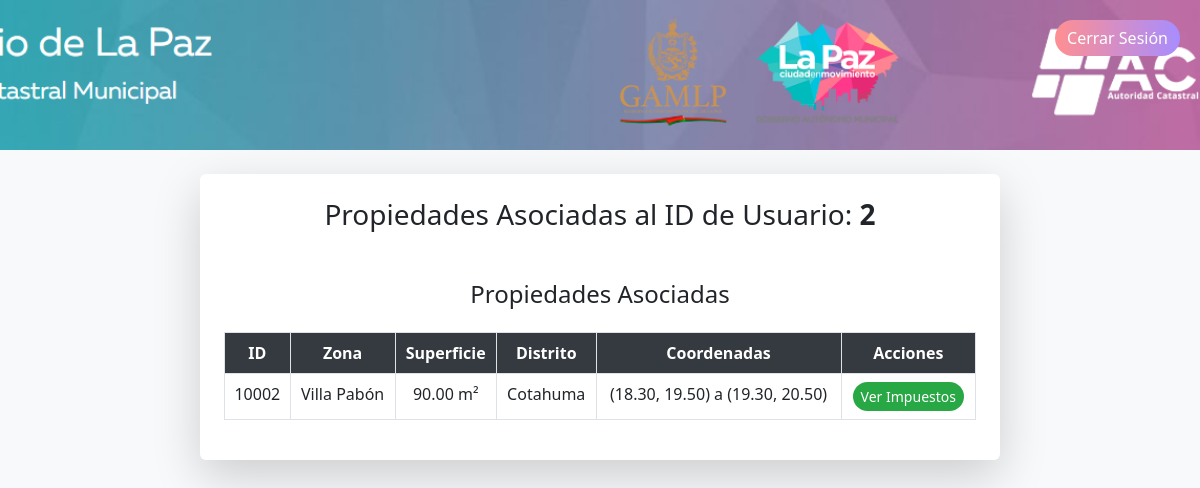
Screenshot of /Ejercicio4/catastro.php (signed in) with the database file from the repository.
### tables this page shows
CREATE TABLE `propiedad` (
  `id` int(11) NOT NULL,
  `zona` varchar(100) DEFAULT NULL,
  `xini` decimal(10,2) DEFAULT NULL,
  `yini` decimal(10,2) DEFAULT NULL,
  `xfin` decimal(10,2) DEFAULT NULL,
  `yfin` decimal(10,2) DEFAULT NULL,
  `superficie` decimal(10,2) DEFAULT NULL,
  `distrito` varchar(50) DEFAULT NULL,
  `id_propietario` int(11) DEFAULT NULL
);

### Ejercicio4/catastro.php (the view, shortened to what this page needs)
<?php
include 'db.php';
$id_persona = $_SESSION['id_persona'];
$properties = [];
$sql = "SELECT * FROM propiedad WHERE id_propietario='$id_persona'";
$result = $conn->query($sql);
if ($result->num_rows > 0) {
    while ($row = $result->fetch_assoc()) {
        $properties[] = $row;
    }
} else {
    $no_properties = true;
}
?>
<!DOCTYPE html>
<html>
<head>
    <link href="https://cdn.jsdelivr.net/npm/bootstrap@5.3.0/dist/css/bootstrap.min.css" rel="stylesheet">
</head>
<body>
    <div class="header-image">
        <a href="logout.php" class="btn btn-back">Cerrar Sesión</a>
    </div>
    <div class="container text-center p-4 shadow-lg rounded bg-white mt-4">
        <h3 class="mb-4">Propiedades Asociadas al ID de Usuario: <strong><?= $id_persona ?></strong></h3>
        <?php if (!empty($properties)) { ?>
            <h4 class="mt-5">Propiedades Asociadas</h4>
            <table class="table table-hover table-bordered mt-4">
                <thead>
                    <tr>
                        <th>ID</th>
                        <th>Zona</th>
                        <th>Superficie</th>
                        <th>Distrito</th>
                        <th>Coordenadas</th>
                        <th>Acciones</th>
                    </tr>
                </thead>
                <tbody>
                    <?php foreach ($properties as $property) { ?>
                        <tr>
                            <td><?= $property['id'] ?></td>
                            <td><?= $property['zona'] ?></td>
                            <td><?= $property['superficie'] ?> m²</td>
                            <td><?= $property['distrito'] ?></td>
                            <td>(<?= $property['xini'] ?>, <?= $property['yini'] ?>) a (<?= $property['xfin'] ?>, <?= $property['yfin'] ?>)</td>
                            <td>
                                <form action="http://localhost:8080/ejercicio4/servlet" method="post" class="hidden-form">
                                    <button type="submit" class="btn btn-success btn-sm">Ver Impuestos</button>
                                </form>
                            </td>
                        </tr>
                    <?php } ?>
                </tbody>
            </table>
        <?php } ?>
    </div>
</body>
</html>

### Ejercicio4/catastro.php (style rules this page uses)
body { background-color: #f8f9fa; }
.header-image { position: relative; width: 100%; height: 150px; background: url('imagenes/catastro.png') no-repeat center center; background-size: cover; }
.btn-back { position: absolute; top: 20px; right: 20px; background: linear-gradient(90deg, #ff8f91 0%, #a78dff 100%); color: white; border: none; border-radius: 20px; }
.table thead th { background-color: #343a40; color: white; }
.container { max-width: 800px; }
.btn-success { background: #28a745; border: none; border-radius: 20px; }
.hidden-form { display: inline; }

### rows the page displays
propiedad: id "10002", zona "Villa Pabón", superficie "90.00", distrito "Cotahuma", xini "18.30", yini "19.50", xfin "19.30", yfin "20.50"

### other values shown
$id_persona "2"
